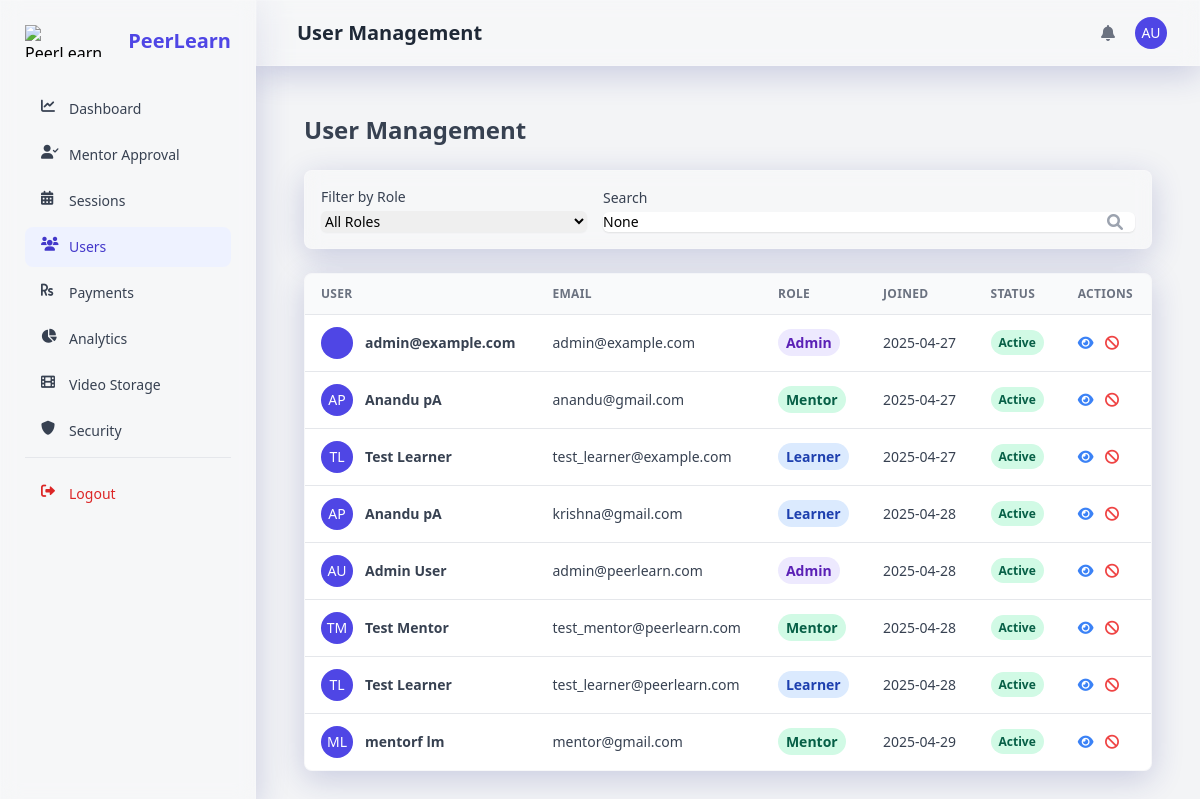
/admin-panel/users/ (signed in), run on the app's committed database.
### users/models.py (models this page shows, shortened)
class User(AbstractUser):
    ROLE_CHOICES = (
        ('learner', _('Learner')),
        ('mentor', _('Mentor')),
        ('admin', _('Admin')),
    )
    username = None
    email = models.EmailField(_('email address'), unique=True)
    profile_picture = models.ImageField(_('profile picture'), upload_to='profile_pictures/', blank=True, null=True)
    role = models.CharField(_('role'), max_length=10, choices=ROLE_CHOICES, default='learner')
    two_factor_enabled = models.BooleanField(_('two-factor authentication'), default=False)
    USERNAME_FIELD = 'email'
    REQUIRED_FIELDS = []
    objects = UserManager()
    def get_full_name(self):
        return f"{self.first_name} {self.last_name}".strip() or self.email
    full_name = property(get_full_name)

### admin_panel/views.py (the view)
# urls.py: path('users/', views.user_management, name='user_management'),
@login_required
@user_passes_test(is_admin)
def user_management(request):
    users = User.objects.all()
    role_filter = request.GET.get('role')
    search_query = request.GET.get('q')
    if role_filter:
        users = users.filter(role=role_filter)
    if search_query:
        users = users.filter(
            Q(email__icontains=search_query) |
            Q(first_name__icontains=search_query) |
            Q(last_name__icontains=search_query)
        )
    context = {
        'users': users,
        'role_filter': role_filter,
        'search_query': search_query,
    }
    return render(request, 'admin_panel/user_management.html', context)

### admin_panel/views.py (called while the page is built)
def is_admin(user):
    return user.is_authenticated and user.role == 'admin'

### templates/admin_panel/user_management.html (shortened to what this page needs)
{% extends 'admin_panel/base.html' %}
{% load static %}
{% load i18n %}
{% block header_title %}{% trans "User Management" %}{% endblock %}
{% block content %}
<div class="container px-6 mx-auto">
    <h2 class="my-6 text-2xl font-semibold text-gray-700">
        {% trans "User Management" %}
    </h2>
    <div class="mb-6 p-4 bg-white rounded-lg shadow-xs glassmorphism">
        <form method="GET" class="flex flex-col md:flex-row items-center space-y-3 md:space-y-0 md:space-x-4">
            <div class="w-full md:w-1/3">
                <label for="role" class="block text-sm font-medium text-gray-700 mb-1">{% trans "Filter by Role" %}</label>
                <select name="role" id="role" class="block w-full rounded-md border-gray-300 shadow-sm focus:border-indigo-500 focus:ring-indigo-500 sm:text-sm"
                    onchange="this.form.submit()">
                    <option value="">{% trans "All Roles" %}</option>
                </select>
            </div>
            <div class="w-full md:w-2/3">
                <label for="search" class="block text-sm font-medium text-gray-700 mb-1">{% trans "Search" %}</label>
                <div class="relative rounded-md shadow-sm">
                    <input type="search" name="q" id="search" value="{{ search_query }}"
                        class="block w-full rounded-md border-gray-300 shadow-sm focus:border-indigo-500 focus:ring-indigo-500 sm:text-sm"
                        placeholder="{% trans 'Search by name or email' %}">
                    <button type="submit" class="absolute inset-y-0 right-0 px-3 flex items-center">
                        <i class="fas fa-search text-gray-400"></i>
                    </button>
                </div>
            </div>
        </form>
    </div>
    <div class="w-full overflow-hidden rounded-lg shadow-xs glassmorphism mb-8">
        <div class="w-full overflow-x-auto">
            {% if users %}
            <table class="w-full whitespace-no-wrap">
                <thead>
                    <tr class="text-xs font-semibold tracking-wide text-left text-gray-500 uppercase border-b bg-gray-50">
                        <th class="px-4 py-3">{% trans "User" %}</th>
                        <th class="px-4 py-3">{% trans "Email" %}</th>
                        <th class="px-4 py-3">{% trans "Role" %}</th>
                        <th class="px-4 py-3">{% trans "Joined" %}</th>
                        <th class="px-4 py-3">{% trans "Status" %}</th>
                        <th class="px-4 py-3">{% trans "Actions" %}</th>
                    </tr>
                </thead>
                <tbody class="bg-white divide-y">
                    {% for user in users %}
                    <tr class="text-gray-700">
                        <td class="px-4 py-3">
                            <div class="flex items-center text-sm">
                                {% if user.profile_picture %}
                                <div class="relative hidden w-8 h-8 mr-3 rounded-full md:block">
                                    <img class="object-cover w-full h-full rounded-full" src="{{ user.profile_picture.url }}" alt="{{ user.get_full_name }}" loading="lazy">
                                    <div class="absolute inset-0 rounded-full shadow-inner" aria-hidden="true"></div>
                                </div>
                                {% else %}
                                <div class="h-8 w-8 rounded-full bg-indigo-600 flex items-center justify-center text-white uppercase mr-3">
                                    {{ user.first_name|first }}{{ user.last_name|first }}
                                </div>
                                {% endif %}
                                <div>
                                    <p class="font-semibold">{{ user.get_full_name }}</p>
                                </div>
                            </div>
                        </td>
                        <td class="px-4 py-3 text-sm">
                            {{ user.email }}
                        </td>
                        <td class="px-4 py-3 text-sm">
                            <span class="px-2 py-1 font-semibold leading-tight rounded-full
                                {% if user.role == 'admin' %}bg-purple-100 text-purple-800
                                {% elif user.role == 'mentor' %}bg-green-100 text-green-800
                                {% else %}bg-blue-100 text-blue-800{% endif %}">
                                {{ user.get_role_display }}
                            </span>
                        </td>
                        <td class="px-4 py-3 text-sm">
                            {{ user.date_joined|date:"Y-m-d" }}
                        </td>
                        <td class="px-4 py-3 text-xs">
                            <span class="px-2 py-1 font-semibold leading-tight rounded-full {% if user.is_active %}bg-green-100 text-green-800{% else %}bg-red-100 text-red-800{% endif %}">
                                {% if user.is_active %}{% trans "Active" %}{% else %}{% trans "Inactive" %}{% endif %}
                            </span>
                        </td>
                        <td class="px-4 py-3 text-sm">
                            <button class="text-blue-500 hover:underline mr-2" onclick="showUserDetailsModal({{ user.id }})">
                                <i class="fas fa-eye"></i>
                            </button>
                            {% if user.is_active %}
                            <button class="text-red-500 hover:underline mr-2" onclick="confirmDeactivateUser({{ user.id }}, '{{ user.get_full_name }}')">
                                <i class="fas fa-ban"></i>
                            </button>
                            {% else %}
                            <button class="text-green-500 hover:underline mr-2" onclick="confirmActivateUser({{ user.id }}, '{{ user.get_full_name }}')">
                                <i class="fas fa-check"></i>
                            </button>
                            {% endif %}
                        </td>
                    </tr>
                    {% endfor %}
                </tbody>
            </table>
            {% else %}
            <div class="p-4 text-center text-gray-500">
                {% trans "No users match your filters." %}
            </div>
            {% endif %}
        </div>
    </div>
</div>
{% endblock %}

### templates/admin_panel/base.html (shortened to what this page needs)
{% load static %}
{% load i18n %}
<!DOCTYPE html>
<html lang="en">
<head>
    <link href="https://cdn.jsdelivr.net/npm/tailwindcss@2.2.19/dist/tailwind.min.css" rel="stylesheet">
    <link rel="stylesheet" href="https://cdnjs.cloudflare.com/ajax/libs/font-awesome/6.0.0-beta3/css/all.min.css">
</head>
<body class="bg-gray-100 flex h-screen">
    {% if user.is_authenticated and user.role == 'admin' and request.session.admin_verified %}
        <aside id="sidebar" class="h-screen sidebar-transition w-64 md:shadow transform -translate-x-full md:translate-x-0 fixed md:relative z-10 bg-white glassmorphism">
            <div class="p-6">
                <div class="flex items-center justify-between">
                    <a href="{% url 'admin_dashboard' %}" class="flex items-center space-x-3">
                        <img src="{% static 'img/logo.png' %}" alt="PeerLearn Logo" class="h-8">
                        <span class="text-xl font-semibold text-indigo-600">PeerLearn</span>
                    </a>
                </div>
                <nav class="mt-8 space-y-1.5">
                    <a href="{% url 'admin_dashboard' %}" class="flex items-center px-4 py-2.5 text-sm font-medium rounded-lg {% if request.resolver_match.url_name == 'admin_dashboard' %}bg-indigo-50 text-indigo-700{% else %}text-gray-700 hover:bg-gray-100{% endif %}">
                        <i class="fas fa-chart-line w-5 h-5 mr-2"></i>
                        {% trans "Dashboard" %}
                    </a>
                    <a href="{% url 'mentor_approval' %}" class="flex items-center px-4 py-2.5 text-sm font-medium rounded-lg {% if request.resolver_match.url_name == 'mentor_approval' %}bg-indigo-50 text-indigo-700{% else %}text-gray-700 hover:bg-gray-100{% endif %}">
                        <i class="fas fa-user-check w-5 h-5 mr-2"></i>
                        {% trans "Mentor Approval" %}
                    </a>
                    <a href="{% url 'session_management' %}" class="flex items-center px-4 py-2.5 text-sm font-medium rounded-lg {% if request.resolver_match.url_name == 'session_management' %}bg-indigo-50 text-indigo-700{% else %}text-gray-700 hover:bg-gray-100{% endif %}">
                        <i class="fas fa-calendar-alt w-5 h-5 mr-2"></i>
                        {% trans "Sessions" %}
                    </a>
                    <a href="{% url 'user_management' %}" class="flex items-center px-4 py-2.5 text-sm font-medium rounded-lg {% if request.resolver_match.url_name == 'user_management' %}bg-indigo-50 text-indigo-700{% else %}text-gray-700 hover:bg-gray-100{% endif %}">
                        <i class="fas fa-users w-5 h-5 mr-2"></i>
                        {% trans "Users" %}
                    </a>
                    <a href="{% url 'payment_management' %}" class="flex items-center px-4 py-2.5 text-sm font-medium rounded-lg {% if request.resolver_match.url_name == 'payment_management' %}bg-indigo-50 text-indigo-700{% else %}text-gray-700 hover:bg-gray-100{% endif %}">
                        <i class="fas fa-rupee-sign w-5 h-5 mr-2"></i>
                        {% trans "Payments" %}
                    </a>
                    <a href="{% url 'analytics' %}" class="flex items-center px-4 py-2.5 text-sm font-medium rounded-lg {% if request.resolver_match.url_name == 'analytics' %}bg-indigo-50 text-indigo-700{% else %}text-gray-700 hover:bg-gray-100{% endif %}">
                        <i class="fas fa-chart-pie w-5 h-5 mr-2"></i>
                        {% trans "Analytics" %}
                    </a>
                    <a href="{% url 'video_storage' %}" class="flex items-center px-4 py-2.5 text-sm font-medium rounded-lg {% if request.resolver_match.url_name == 'video_storage' %}bg-indigo-50 text-indigo-700{% else %}text-gray-700 hover:bg-gray-100{% endif %}">
                        <i class="fas fa-film w-5 h-5 mr-2"></i>
                        {% trans "Video Storage" %}
                    </a>
                    <a href="{% url 'security_management' %}" class="flex items-center px-4 py-2.5 text-sm font-medium rounded-lg {% if request.resolver_match.url_name == 'security_management' %}bg-indigo-50 text-indigo-700{% else %}text-gray-700 hover:bg-gray-100{% endif %}">
                        <i class="fas fa-shield-alt w-5 h-5 mr-2"></i>
                        {% trans "Security" %}
                    </a>
                    <div class="pt-4 mt-4 border-t border-gray-200">
                        <a href="{% url 'secure_admin_logout' %}" class="flex items-center px-4 py-2.5 text-sm font-medium rounded-lg text-red-600 hover:bg-red-50">
                            <i class="fas fa-sign-out-alt w-5 h-5 mr-2"></i>
                            {% trans "Logout" %}
                        </a>
                    </div>
                </nav>
            </div>
        </aside>
        <div class="flex-1 flex flex-col overflow-hidden">
            <header class="bg-white glassmorphism shadow-sm z-10">
                <div class="px-4 sm:px-6 lg:px-8">
                    <div class="flex items-center justify-between h-16">
                        <div class="flex">
                            <div class="md:flex items-center hidden ml-2">
                                <h1 class="text-xl font-semibold text-gray-800">{% block header_title %}{% trans "Admin Panel" %}{% endblock %}</h1>
                            </div>
                        </div>
                        <div class="flex items-center space-x-4">
                            <div class="relative" id="notificationDropdown">
                                <button class="p-1 text-gray-500 rounded-full hover:text-gray-700 focus:outline-none focus:ring-2 focus:ring-offset-2 focus:ring-indigo-500">
                                    <i class="fas fa-bell"></i>
                                </button>
                            </div>
                            <div class="relative" id="profileDropdown">
                                <div>
                                    <button class="flex text-sm rounded-full focus:outline-none focus:ring-2 focus:ring-offset-2 focus:ring-indigo-500" id="profileButton">
                                        <div class="h-8 w-8 rounded-full bg-indigo-600 flex items-center justify-center text-white uppercase">
                                            {{ user.first_name|first }}{{ user.last_name|first }}
                                        </div>
                                    </button>
                                </div>
                            </div>
                        </div>
                    </div>
                </div>
            </header>
            <main class="flex-1 overflow-x-hidden overflow-y-auto bg-gray-100 p-6">
                {% block content %}{% endblock %}
            </main>
        </div>
    {% else %}
        {% block non_admin_content %}{% endblock %}
    {% endif %}
</body>
</html>

### templates/admin_panel/base.html (style rules this page uses)
.glassmorphism { background: rgba(255, 255, 255, 0.25); backdrop-filter: blur(10px); -webkit-backdrop-filter: blur(10px); border: 1px solid rgba(255, 255, 255, 0.18); box-shadow: 0 8px 32px 0 rgba(31, 38, 135, 0.2); }
.sidebar-transition { transition: all 0.3s ease-in-out; }

### data on the page
User: first_name|first "A", last_name|first "U", get_full_name "Admin User", email "admin@peerlearn.com", role "Admin", date_joined "2025-04-28"
User: get_full_name "admin@example.com", email "admin@example.com", role "Admin", date_joined "2025-04-27"
User: first_name|first "A", last_name|first "P", get_full_name "Anandu pA", email "anandu@gmail.com", role "Mentor", date_joined "2025-04-27"
User: first_name|first "T", last_name|first "L", get_full_name "Test Learner", email "test_learner@example.com", role "Learner", date_joined "2025-04-27"
User: first_name|first "A", last_name|first "P", get_full_name "Anandu pA", email "krishna@gmail.com", role "Learner", date_joined "2025-04-28"
User: first_name|first "T", last_name|first "M", get_full_name "Test Mentor", email "test_mentor@peerlearn.com", role "Mentor", date_joined "2025-04-28"
User: first_name|first "T", last_name|first "L", get_full_name "Test Learner", email "test_learner@peerlearn.com", role "Learner", date_joined "2025-04-28"
User: first_name|first "M", last_name|first "L", get_full_name "mentorf lm", email "mentor@gmail.com", role "Mentor", date_joined "2025-04-29"
